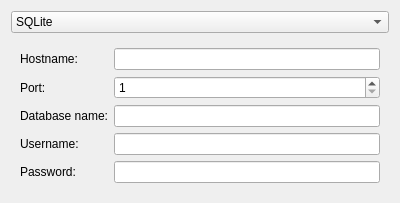
<?xml version="1.0" encoding="UTF-8"?>
<ui version="4.0">
 <class>BackendSelector</class>
 <widget class="QWidget" name="BackendSelector">
  <property name="geometry">
   <rect>
    <x>0</x>
    <y>0</y>
    <width>400</width>
    <height>188</height>
   </rect>
  </property>
  <property name="windowTitle">
   <string/>
  </property>
  <layout class="QVBoxLayout" name="verticalLayout">
   <item>
    <widget class="QComboBox" name="StorageType_">
     <item>
      <property name="text">
       <string>SQLite</string>
      </property>
     </item>
     <item>
      <property name="text">
       <string>PostgreSQL</string>
      </property>
     </item>
     <item>
      <property name="text">
       <string>MySQL</string>
      </property>
     </item>
    </widget>
   </item>
   <item>
    <widget class="QStackedWidget" name="Settings_">
     <property name="currentIndex">
      <number>2</number>
     </property>
     <widget class="QWidget" name="SQLiteSettings_">
      <layout class="QVBoxLayout" name="verticalLayout_2">
       <property name="margin">
        <number>0</number>
       </property>
       <item>
        <layout class="QFormLayout" name="formLayout">
         <property name="fieldGrowthPolicy">
          <enum>QFormLayout::AllNonFixedFieldsGrow</enum>
         </property>
         <item row="0" column="0">
          <widget class="QLabel" name="label">
           <property name="text">
            <string>Journal mode:</string>
           </property>
          </widget>
         </item>
         <item row="0" column="1">
          <widget class="QComboBox" name="SQLiteJournalMode_">
           <item>
            <property name="text">
             <string notr="true">TRUNCATE</string>
            </property>
           </item>
           <item>
            <property name="text">
             <string notr="true">DELETE</string>
            </property>
           </item>
           <item>
            <property name="text">
             <string notr="true">PERSIST</string>
            </property>
           </item>
           <item>
            <property name="text">
             <string notr="true">MEMORY</string>
            </property>
           </item>
           <item>
            <property name="text">
             <string notr="true">OFF</string>
            </property>
           </item>
          </widget>
         </item>
         <item row="1" column="0">
          <widget class="QLabel" name="label_2">
           <property name="text">
            <string>Temp store:</string>
           </property>
          </widget>
         </item>
         <item row="1" column="1">
          <widget class="QComboBox" name="SQLiteTempStore_">
           <item>
            <property name="text">
             <string notr="true">MEMORY</string>
            </property>
           </item>
           <item>
            <property name="text">
             <string notr="true">FILE</string>
            </property>
           </item>
          </widget>
         </item>
         <item row="2" column="0">
          <widget class="QLabel" name="label_3">
           <property name="text">
            <string>Synchronous:</string>
           </property>
          </widget>
         </item>
         <item row="2" column="1">
          <widget class="QComboBox" name="SQLiteSynchronous_">
           <item>
            <property name="text">
             <string notr="true">OFF</string>
            </property>
           </item>
           <item>
            <property name="text">
             <string notr="true">NORMAL</string>
            </property>
           </item>
           <item>
            <property name="text">
             <string notr="true">FULL</string>
            </property>
           </item>
          </widget>
         </item>
        </layout>
       </item>
       <item>
        <widget class="QCheckBox" name="SQLiteVacuum_">
         <property name="text">
          <string>VACUUM on exit</string>
         </property>
        </widget>
       </item>
       <item>
        <spacer name="verticalSpacer">
         <property name="orientation">
          <enum>Qt::Vertical</enum>
         </property>
         <property name="sizeHint" stdset="0">
          <size>
           <width>20</width>
           <height>40</height>
          </size>
         </property>
        </spacer>
       </item>
      </layout>
     </widget>
     <widget class="QWidget" name="PostgreSQLSettings_">
      <layout class="QFormLayout" name="formLayout_2">
       <property name="fieldGrowthPolicy">
        <enum>QFormLayout::AllNonFixedFieldsGrow</enum>
       </property>
       <property name="margin">
        <number>0</number>
       </property>
       <item row="0" column="0">
        <widget class="QLabel" name="label_5">
         <property name="text">
          <string>Hostname:</string>
         </property>
        </widget>
       </item>
       <item row="0" column="1">
        <widget class="QLineEdit" name="PostgresHostname_"/>
       </item>
       <item row="1" column="0">
        <widget class="QLabel" name="label_6">
         <property name="text">
          <string>Port:</string>
         </property>
        </widget>
       </item>
       <item row="1" column="1">
        <widget class="QSpinBox" name="PostgresPort_">
         <property name="minimum">
          <number>1</number>
         </property>
         <property name="maximum">
          <number>65535</number>
         </property>
        </widget>
       </item>
       <item row="2" column="0">
        <widget class="QLabel" name="label_4">
         <property name="text">
          <string>Database name:</string>
         </property>
        </widget>
       </item>
       <item row="2" column="1">
        <widget class="QLineEdit" name="PostgresDBName_"/>
       </item>
       <item row="3" column="0">
        <widget class="QLabel" name="label_7">
         <property name="text">
          <string>Username:</string>
         </property>
        </widget>
       </item>
       <item row="3" column="1">
        <widget class="QLineEdit" name="PostgresUsername_"/>
       </item>
       <item row="4" column="0">
        <widget class="QLabel" name="label_8">
         <property name="text">
          <string>Password:</string>
         </property>
        </widget>
       </item>
       <item row="4" column="1">
        <widget class="QLineEdit" name="PostgresPassword_">
         <property name="echoMode">
          <enum>QLineEdit::Password</enum>
         </property>
        </widget>
       </item>
      </layout>
     </widget>
     <widget class="QWidget" name="MySQLSettings_">
      <layout class="QFormLayout" name="formLayout_3">
       <property name="fieldGrowthPolicy">
        <enum>QFormLayout::AllNonFixedFieldsGrow</enum>
       </property>
       <item row="0" column="0">
        <widget class="QLabel" name="label_9">
         <property name="text">
          <string>Hostname:</string>
         </property>
        </widget>
       </item>
       <item row="0" column="1">
        <widget class="QLineEdit" name="MysqlHostname_"/>
       </item>
       <item row="1" column="0">
        <widget class="QLabel" name="label_10">
         <property name="text">
          <string>Port:</string>
         </property>
        </widget>
       </item>
       <item row="1" column="1">
        <widget class="QSpinBox" name="MysqlPort_">
         <property name="minimum">
          <number>1</number>
         </property>
         <property name="maximum">
          <number>65535</number>
         </property>
        </widget>
       </item>
       <item row="2" column="0">
        <widget class="QLabel" name="label_13">
         <property name="text">
          <string>Database name:</string>
         </property>
        </widget>
       </item>
       <item row="2" column="1">
        <widget class="QLineEdit" name="MysqlDBName_"/>
       </item>
       <item row="3" column="0">
        <widget class="QLabel" name="label_11">
         <property name="text">
          <string>Username:</string>
         </property>
        </widget>
       </item>
       <item row="3" column="1">
        <widget class="QLineEdit" name="MysqlUsername_"/>
       </item>
       <item row="4" column="0">
        <widget class="QLabel" name="label_12">
         <property name="text">
          <string>Password:</string>
         </property>
        </widget>
       </item>
       <item row="4" column="1">
        <widget class="QLineEdit" name="MysqlPassword_">
         <property name="echoMode">
          <enum>QLineEdit::Password</enum>
         </property>
        </widget>
       </item>
      </layout>
     </widget>
    </widget>
   </item>
  </layout>
 </widget>
 <resources/>
 <connections>
  <connection>
   <sender>StorageType_</sender>
   <signal>currentIndexChanged(int)</signal>
   <receiver>Settings_</receiver>
   <slot>setCurrentIndex(int)</slot>
   <hints>
    <hint type="sourcelabel">
     <x>89</x>
     <y>26</y>
    </hint>
    <hint type="destinationlabel">
     <x>91</x>
     <y>67</y>
    </hint>
   </hints>
  </connection>
  <connection>
   <sender>Settings_</sender>
   <signal>currentChanged(int)</signal>
   <receiver>StorageType_</receiver>
   <slot>setCurrentIndex(int)</slot>
   <hints>
    <hint type="sourcelabel">
     <x>211</x>
     <y>114</y>
    </hint>
    <hint type="destinationlabel">
     <x>207</x>
     <y>15</y>
    </hint>
   </hints>
  </connection>
 </connections>
</ui>
